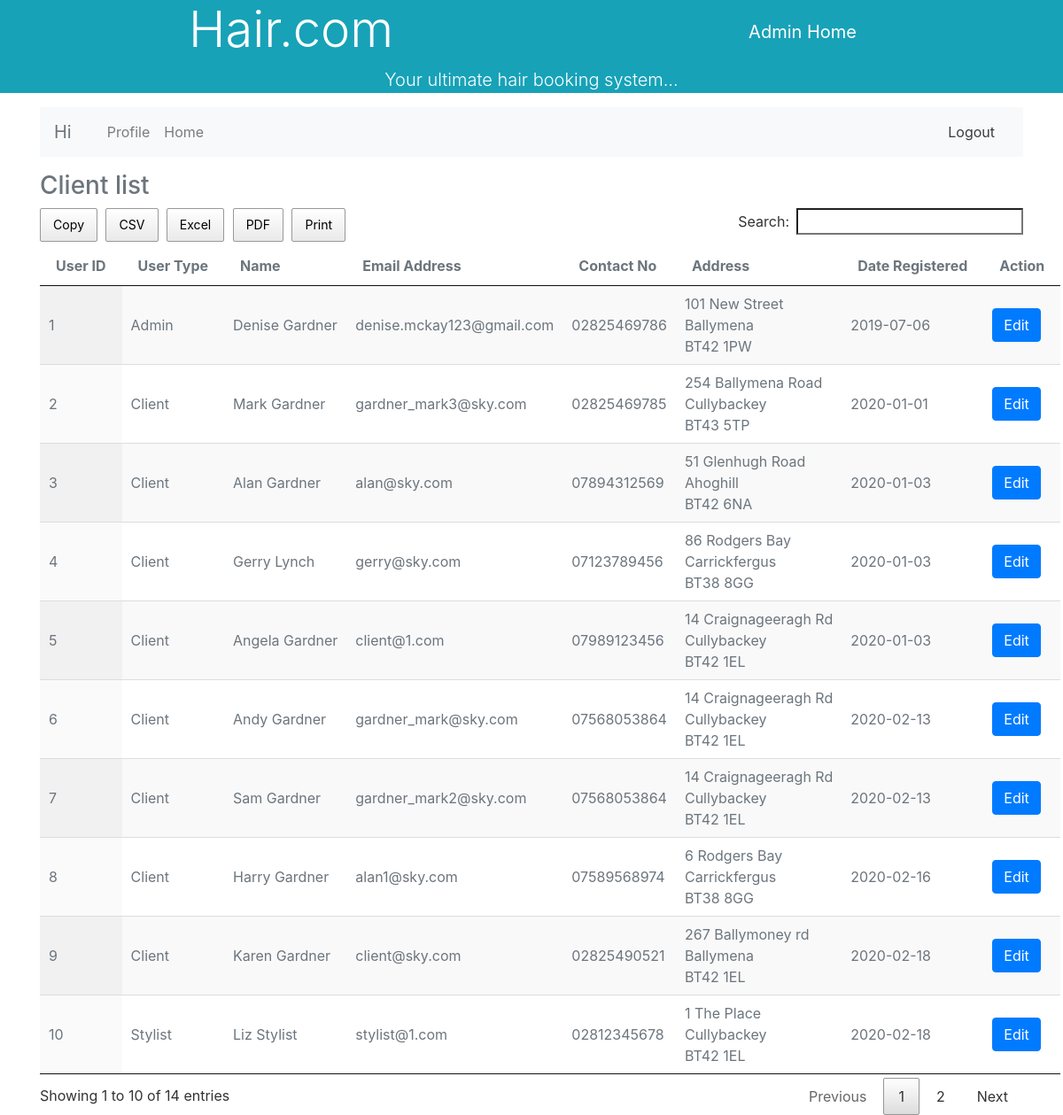
The app's page /customers_bak.php with its own data.
### tables this page shows
CREATE TABLE `tblusers` (
  `UserID` int(11) NOT NULL,
  `Firstname` varchar(50) NOT NULL,
  `Surname` varchar(50) NOT NULL,
  `Username` varchar(50) NOT NULL,
  `Password` char(255) NOT NULL,
  `phonenumber` varchar(11) DEFAULT NULL,
  `address1` varchar(50) DEFAULT '''NULL''',
  `address2` varchar(50) DEFAULT '''NULL''',
  `postcode` varchar(8) DEFAULT '''NULL''',
  `DateRegistered` datetime NOT NULL DEFAULT current_timestamp(),
  `UserType` int(1) NOT NULL
);

### customers_bak.php (the view, shortened to what this page needs)
<?php
include 'myFunctions.php';
?>
<!doctype html>
<html lang="en">
<head>
    <link rel="stylesheet" type="text/css" href="css/jquery.dataTables.min.css"/>
    <link rel="stylesheet" type="text/css" href="css/buttons.dataTables.min.css"/>
    <link href="bootstrap-4.0.0-dist\css\bootstrap.min.css" rel="stylesheet"/>
</head>
<body>
<div class="float-right sticky-top"
     style="padding:1% 18%"><?php Button('Admin Home', 'hair.com_stylistAdmin_home.php') ?></div>
<div class="container text-muted">
    <?php
    $query = "SELECT * FROM tblusers";
    $result = $db->query($query);
    if ($result->num_rows > 0) {
    ?>
    <h3>Client list</h3>
    <table id="custTbl" class="display nowrap">
        <thead>
        <tr>
            <th scope="col">User ID</th>
            <th scope="col">User Type</th>
            <th scope="col">Name</th>
            <th scope="col">Email Address</th>
            <th scope="col">Contact No</th>
            <th scope="col">Address</th>
            <th scope="col">Date Registered</th>
            <th scope="col">Action</th>
        </tr>
        </thead>
        <?php
        while ($row = mysqli_fetch_array($result)) {
            ?>
            <tr data-href="www.google.com">
                <td> <?php echo $row['UserID'] ?> </td>
                <td>  <?php
                    if ($row['UserType'] == 1)
                        echo "Client";
                    elseif ($row['UserType'] == 2)
                        echo "Stylist";
                    elseif ($row['UserType'] == 3)
                        echo "Admin";
                    ?> </td>
                <td> <?php echo $row['Firstname'] . " " . $row['Surname'] ?> </td>
                <td>  <?php echo $row['Username'] ?> </td>
                <td> <?php echo $row['phonenumber'] ?> </td>
                <td> <?php echo
                        $row['address1'] . "<br>" . $row['address2'] . "<br>" . $row['postcode'] ?> </td>
                <td> <?php echo strtok($row['DateRegistered'], " ") ?></td>
                <td>
                    <button type="button" class="btn btn-primary">Edit</button>
                </td>
            </tr>
            <?php
        }
        }
        ?>
    </table>
</div>
</body>
</html>

### records on screen
tblusers: UserID "1", UserType "Admin", Firstname "Denise", Surname "Gardner", Username "denise.mckay123@gmail.com", phonenumber "02825469786", address1 "101 New Street", address2 "Ballymena", postcode "BT42 1PW", DateRegistered "2019-07-06"
tblusers: UserID "2", UserType "Client", Firstname "Mark", Surname "Gardner", Username "gardner_mark3@sky.com", phonenumber "02825469785", address1 "254 Ballymena Road", address2 "Cullybackey", postcode "BT43 5TP", DateRegistered "2020-01-01"
tblusers: UserID "3", UserType "Client", Firstname "Alan", Surname "Gardner", Username "alan@sky.com", phonenumber "07894312569", address1 "51 Glenhugh Road", address2 "Ahoghill", postcode "BT42 6NA", DateRegistered "2020-01-03"
tblusers: UserID "4", UserType "Client", Firstname "Gerry", Surname "Lynch", Username "gerry@sky.com", phonenumber "07123789456", address1 "86 Rodgers Bay", address2 "Carrickfergus", postcode "BT38 8GG", DateRegistered "2020-01-03"
tblusers: UserID "5", UserType "Client", Firstname "Angela", Surname "Gardner", Username "client@1.com", phonenumber "07989123456", address1 "14 Craignageeragh Rd", address2 "Cullybackey", postcode "BT42 1EL", DateRegistered "2020-01-03"
tblusers: UserID "6", UserType "Client", Firstname "Andy", Surname "Gardner", Username "gardner_mark@sky.com", phonenumber "07568053864", address1 "14 Craignageeragh Rd", address2 "Cullybackey", postcode "BT42 1EL", DateRegistered "2020-02-13"
tblusers: UserID "7", UserType "Client", Firstname "Sam", Surname "Gardner", Username "gardner_mark2@sky.com", phonenumber "07568053864", address1 "14 Craignageeragh Rd", address2 "Cullybackey", postcode "BT42 1EL", DateRegistered "2020-02-13"
tblusers: UserID "8", UserType "Client", Firstname "Harry", Surname "Gardner", Username "alan1@sky.com", phonenumber "07589568974", address1 "6 Rodgers Bay", address2 "Carrickfergus", postcode "BT38 8GG", DateRegistered "2020-02-16"
tblusers: UserID "9", UserType "Client", Firstname "Karen", Surname "Gardner", Username "client@sky.com", phonenumber "02825490521", address1 "267 Ballymoney rd", address2 "Ballymena", postcode "BT42 1EL", DateRegistered "2020-02-18"
tblusers: UserID "10", UserType "Stylist", Firstname "Liz", Surname "Stylist", Username "stylist@1.com", phonenumber "02812345678", address1 "1 The Place", address2 "Cullybackey", postcode "BT42 1EL", DateRegistered "2020-02-18"

### other values on screen
$string "Admin Home"
$text "Hair.com"
$text2 "Your ultimate hair booking system..."
